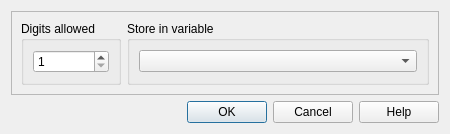
<?xml version="1.0" encoding="UTF-8"?>
<ui version="4.0">
 <class>InputNumber</class>
 <widget class="QDialog" name="InputNumber">
  <property name="windowModality">
   <enum>Qt::WindowModal</enum>
  </property>
  <property name="geometry">
   <rect>
    <x>0</x>
    <y>0</y>
    <width>450</width>
    <height>130</height>
   </rect>
  </property>
  <property name="sizePolicy">
   <sizepolicy hsizetype="Fixed" vsizetype="Fixed">
    <horstretch>0</horstretch>
    <verstretch>0</verstretch>
   </sizepolicy>
  </property>
  <property name="maximumSize">
   <size>
    <width>450</width>
    <height>130</height>
   </size>
  </property>
  <property name="windowTitle">
   <string>Input Number</string>
  </property>
  <property name="modal">
   <bool>true</bool>
  </property>
  <layout class="QVBoxLayout" name="verticalLayout">
   <item>
    <widget class="QFrame" name="frame">
     <property name="frameShape">
      <enum>QFrame::StyledPanel</enum>
     </property>
     <property name="frameShadow">
      <enum>QFrame::Raised</enum>
     </property>
     <layout class="QHBoxLayout" name="horizontalLayout">
      <item>
       <widget class="QGroupBox" name="groupBox">
        <property name="maximumSize">
         <size>
          <width>100</width>
          <height>16777215</height>
         </size>
        </property>
        <property name="title">
         <string>Digits allowed</string>
        </property>
        <layout class="QVBoxLayout" name="verticalLayout_2">
         <item>
          <widget class="QSpinBox" name="allowed_digits">
           <property name="showGroupSeparator" stdset="0">
            <bool>false</bool>
           </property>
           <property name="minimum">
            <number>1</number>
           </property>
           <property name="maximum">
            <number>7</number>
           </property>
           <property name="displayIntegerBase">
            <number>10</number>
           </property>
          </widget>
         </item>
        </layout>
       </widget>
      </item>
      <item>
       <widget class="QGroupBox" name="groupBox_2">
        <property name="title">
         <string>Store in variable</string>
        </property>
        <layout class="QHBoxLayout" name="horizontalLayout_2">
         <item>
          <widget class="VariableRpgComboBox" name="variable_box"/>
         </item>
        </layout>
       </widget>
      </item>
     </layout>
    </widget>
   </item>
   <item>
    <widget class="QDialogButtonBox" name="buttonBox">
     <property name="orientation">
      <enum>Qt::Horizontal</enum>
     </property>
     <property name="standardButtons">
      <set>QDialogButtonBox::Cancel|QDialogButtonBox::Help|QDialogButtonBox::Ok</set>
     </property>
     <property name="centerButtons">
      <bool>false</bool>
     </property>
    </widget>
   </item>
  </layout>
 </widget>
 <customwidgets>
  <customwidget>
   <class>VariableRpgComboBox</class>
   <extends>QComboBox</extends>
   <header>src/tools/rpgcombobox.h</header>
  </customwidget>
 </customwidgets>
 <resources/>
 <connections>
  <connection>
   <sender>buttonBox</sender>
   <signal>accepted()</signal>
   <receiver>InputNumber</receiver>
   <slot>accept()</slot>
   <hints>
    <hint type="sourcelabel">
     <x>248</x>
     <y>254</y>
    </hint>
    <hint type="destinationlabel">
     <x>157</x>
     <y>274</y>
    </hint>
   </hints>
  </connection>
  <connection>
   <sender>buttonBox</sender>
   <signal>rejected()</signal>
   <receiver>InputNumber</receiver>
   <slot>reject()</slot>
   <hints>
    <hint type="sourcelabel">
     <x>316</x>
     <y>260</y>
    </hint>
    <hint type="destinationlabel">
     <x>286</x>
     <y>274</y>
    </hint>
   </hints>
  </connection>
  <connection>
   <sender>buttonBox</sender>
   <signal>helpRequested()</signal>
   <receiver>InputNumber</receiver>
   <slot>helpRequest()</slot>
   <hints>
    <hint type="sourcelabel">
     <x>298</x>
     <y>204</y>
    </hint>
    <hint type="destinationlabel">
     <x>298</x>
     <y>113</y>
    </hint>
   </hints>
  </connection>
 </connections>
 <slots>
  <slot>helpRequest()</slot>
  <slot>textChanged()</slot>
 </slots>
</ui>
